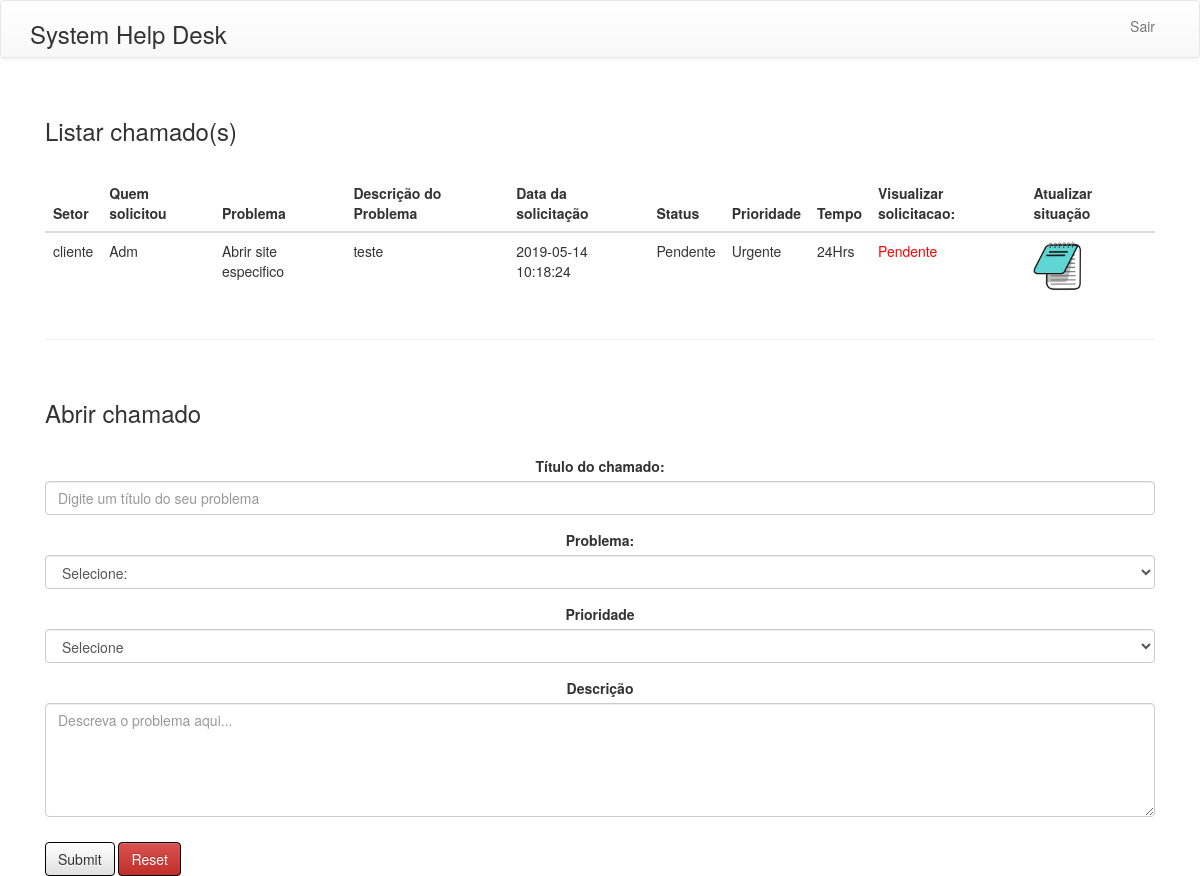
/homeusuario.php (signed in), run on an earlier commit of the app's database.
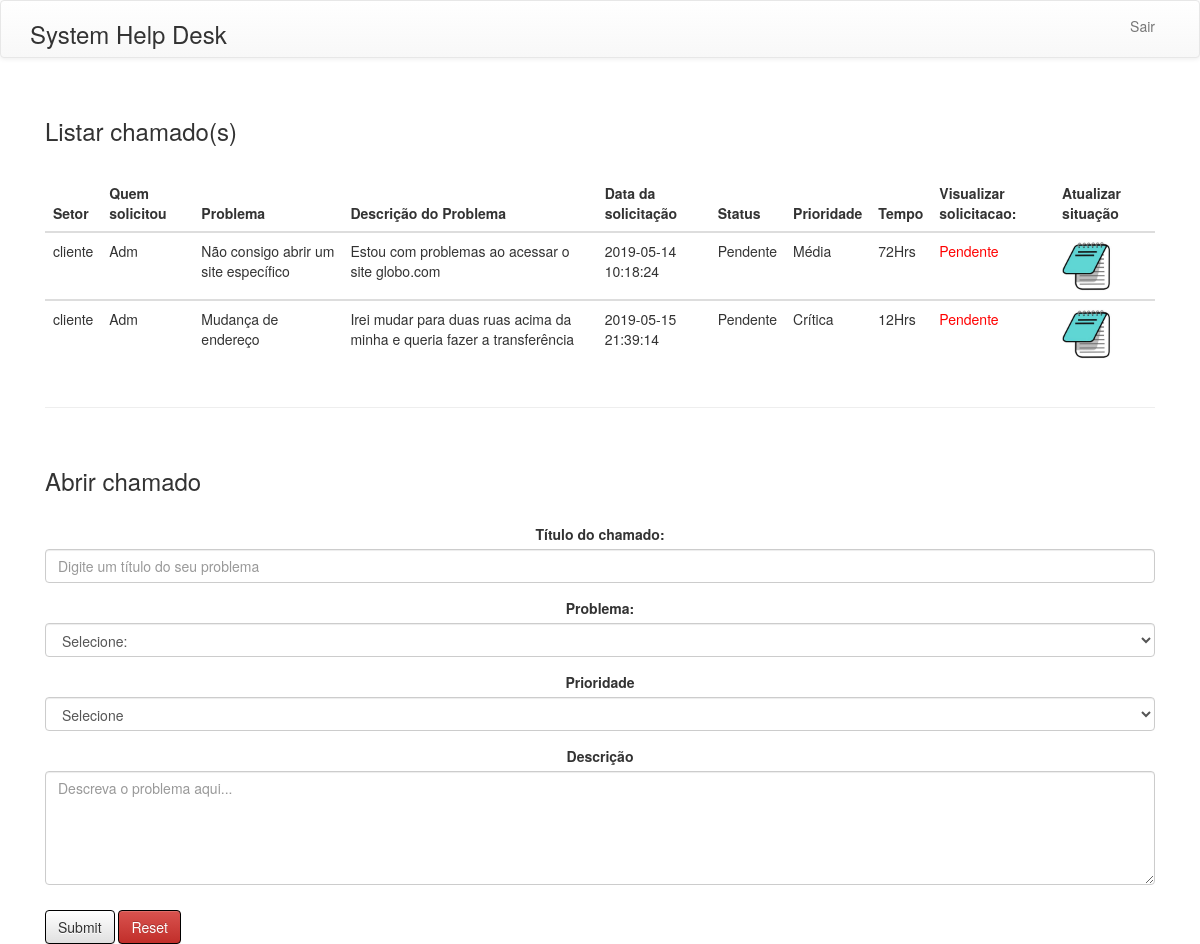
And on a later commit of the database.
### tables this page shows
CREATE TABLE `chamados` (
  `idchamado` int(11) NOT NULL AUTO_INCREMENT,
  `idusuario` int(11) NOT NULL,
  `data` datetime NOT NULL,
  `setorcall` varchar(25) NOT NULL,
  `solicitacao` varchar(30) NOT NULL,
  `descricao` varchar(300) NOT NULL,
  `id_problema` int(11) NOT NULL,
  `status` varchar(10) NOT NULL,
  `data_resolvido` datetime DEFAULT NULL,
  `id_prioridade` int(11) NOT NULL,
  PRIMARY KEY (`idchamado`),
  KEY `fk_usuario` (`idusuario`),
  KEY `fk_prioridade` (`id_prioridade`),
  KEY `fk_problema` (`id_problema`),
  CONSTRAINT `fk_prioridade` FOREIGN KEY (`id_prioridade`) REFERENCES `prioridade` (`id`),
  CONSTRAINT `fk_problema` FOREIGN KEY (`id_problema`) REFERENCES `tbl_problema` (`id_problema`),
  CONSTRAINT `fk_usuario` FOREIGN KEY (`idusuario`) REFERENCES `usuario` (`idusuario`)
);

CREATE TABLE `tbl_problema` (
  `id_problema` int(11) NOT NULL AUTO_INCREMENT,
  `desc_problema` varchar(40) NOT NULL,
  PRIMARY KEY (`id_problema`)
);

CREATE TABLE `prioridade` (
  `id` int(11) NOT NULL AUTO_INCREMENT,
  `prioridade_desc` varchar(30) NOT NULL,
  `sla` int(11) NOT NULL,
  PRIMARY KEY (`id`)
);

### homeusuario.php (the view, shortened to what this page needs)
<?php
    $down='';
    include "include/banco.php";
    $login = isset($_COOKIE['usuario']) ? $_COOKIE['usuario'] : '';
    $query = "select idusuario, setor, primeira_vez from usuario where login = '$login' limit 1";
    $consulta = mysqli_query($con, $query);
    if($usuario = mysqli_fetch_assoc($consulta)){
        $id = $usuario['idusuario'];
    }
    if($usuario['setor'] == 'cliente'){
        $query2 = "select A.idchamado, A.data, A.setorcall, A.solicitacao, A.descricao, B.desc_problema, A.status,C.prioridade_desc,C.sla from chamados as A  LEFT JOIN tbl_problema as B ON A.id_problema = B.id_problema LEFT JOIN prioridade as C ON A.id_prioridade =C.id where idusuario = '$id'";
    }else{
        $query2 = "select A.idchamado, A.data, A.setorcall, A.solicitacao, A.descricao, B.desc_problema, A.status,C.prioridade_desc,C.sla from chamados as A  LEFT JOIN tbl_problema as B ON A.id_problema = B.id_problema LEFT JOIN prioridade as C ON A.id_prioridade =C.id order by A.data DESC";
    }
    $cons = mysqli_query($con, $query2);
    $total = mysqli_num_rows($cons);
    include "include/header.php";
?>
	<section >
        <div onload="abrir" class="container <?php echo "$down"; ?> down ">
            <div class="col-xs-12 col-md-12">
                <br>
                <h3 class="ajust">Listar chamado(s)</h3>
                <br>
                <?php
                    if($total != 0){
                        echo "<div class='table-responsive'>";
                        echo "<table class='tab table table-hover'>
                                <thead>
                                    <tr class='back'>
                                        <th>Setor</th>
                                        <th>Quem solicitou</th>
                                        <th>Problema</th>
                                        <th>Descrição do Problema</th>
                                        <th>Data da solicitação</th>
                                        <th>Status</th>
                                        <th>Prioridade</th>
                                        <th>Tempo</th>
                                        <th>Visualizar solicitacao:</th>
                                        <th>Atualizar situação</th>
                                </tr>
                                </thead>";
                ?>
                <?php
                    while($quero = mysqli_fetch_array($cons)){
                        $idchamado = $quero['idchamado'];
                        echo "<tbody>
                                <tr>
                                <td>" .$quero['setorcall']. "</td>
                                <td>".$quero['solicitacao']."</td>
                                <td>".$quero['desc_problema']."</td>
                                <td>".$quero['descricao']."</td>
                                <td>" .$quero['data']. "</td>
                                <td>" .$quero['status']. "</td>
                                <td>" .$quero['prioridade_desc']. "</td>
                                <td>" .$quero['sla']. "Hrs</td>
                                <td>" ?>
                                        <?php if($quero['status'] == 'Pendente'){
                                            echo "<span style='color:red;'>Pendente</span>";
                                        ?>
                                        <?php
                                        } else {
                                            echo "<span style='color:blue;'>Resolvido</span>";
                                        }
                                        ?>
                    <?php
                        echo "</td>
                                <td>";
                    ?>
                        <a title="Visualizar detalhes" style="cursor: pointer;" data-toggle="modal"  data-target="#janela<?php echo "$idchamado"; ?>"><img width="50px" height="50px" src="img/descricao.jpg"/></a>
                    <?php
                        echo "</td>
                            </tr>
                        </tbody>";
                    }
                    ?>
                    <?php
                        echo "</table>";
                        echo "</div>";
                    }  ?>
                    <hr>
                <form action="chamado.php" method="post" name="chamado" id="chamado" oninput="ajustes(this)" >
                <br>
                <h3 class="ajust">Abrir chamado</h3>
                <br>
                    <div class="form-group text-center">
                        <label for="numaquina">Título do chamado:</label>
                        <input class="form-control" type="text" id="numaquina" name="numaquina" placeholder="Digite um título do seu problema" onkeyup="salto(this.name,this.value)" onkeypress="masc_phone(this)" required>
                    </div>
                	<div class="form-group text-center">
                        <label for="motivo" >Problema:</label>
                            <select name="motivo" id="motivo" class="form-control" required>
                                <option value="">Selecione: </option>
                            </select>
                    </div>
                    <div class="form-group text-center">
                        <label for="classificacao">Prioridade</label>
                        <select name="prioridade" id="prioridade" class="form-control" required>
                            <option value="">Selecione</option>
                        </select>
                    </div>
                    <div  class="form-group text-center">
                    	<label for="descricao">Descrição</label>
                    	<textarea class="form-control" id="descricao" maxlength="300" name="descricao" placeholder="Descreva o problema aqui..." rows="5" id="comment"></textarea>
                    </div>
                    <input type="submit" style="border: 1px solid black; margin-top: 10px;" class=" btn btn-default" name="">
                    <input style="border: 1px solid black; margin-top: 10px;" class="btn btn-danger" type="reset">
                </form>
            </div>
        </div>
    </section>
<?php
	include "include/footer.php";
?>

### include/header.php (shortened to what this page needs)
<!DOCTYPE html>
<html lang="pt-br">
<head>
    <link rel="stylesheet" type="text/css" href="css/style.css">
    <link rel="stylesheet" href="https://maxcdn.bootstrapcdn.com/bootstrap/3.3.7/css/bootstrap.min.css">
    <link rel="stylesheet" href="https://maxcdn.bootstrapcdn.com/bootstrap/3.3.7/css/bootstrap-theme.min.css">
</head>
<body >
    <nav class="navbar navbar-default">
        <div class="container">
            <div class="navbar-header text-center ">
                <h3>System Help Desk </h3>
                <?php
                if((isset($_COOKIE['admin'])) or (isset($_COOKIE['usuario'])) or (isset($_COOKIE['tecnico']))){
                ?>
            </div>
            <div class="collapse navbar-collapse" id='barra-navegacao'>
                <ul class="nav navbar-nav navbar-right">
                        <?php
                        if(isset($_COOKIE['usuario']) or (isset($_COOKIE['admin'])) or (isset($_COOKIE['tecnico']))){
                           ?>
                            <li id="sair"><a href="sair.php">Sair</a></li>
                        <?php } } ?>
                </ul>
            </div>
        </div>
    </nav>

### include/footer.php
</body>
</html>

What changed in the data, as far as the page shows it:
changed chamados: id_problema.desc_problema "Abrir site especifico" → "Não consigo abrir um site específico"; descricao "teste" → "Estou com problemas ao acessar o site globo.com"; id_prioridade.prioridade_desc "Urgente" → "Média"; id_prioridade.sla "24" → "72"
added chamados: setorcall "cliente", solicitacao "Adm", id_problema.desc_problema "Mudança de endereço", descricao "Irei mudar para duas ruas acima da minha e queria fazer a transferência", data "2019-05-15 21:39:14", status "Pendente", id_prioridade.prioridade_desc "Crítica", id_prioridade.sla "12"
